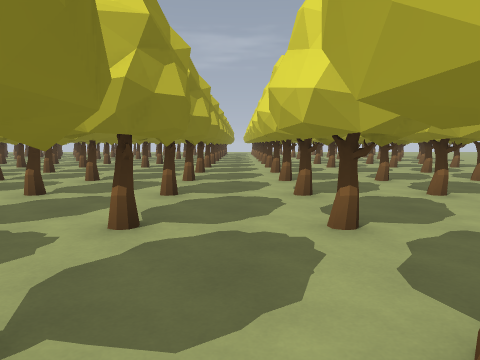
view 1 (above)

24 first-person views from a walk through a level from a Godot 3-D game. The camera is 1.5 m above the floor, tilts 6° down and sees 70° across. The floor is counted in squares, 2 m on a side. Each view is taken from the middle of a square. On the plan, view 1 faces up. The plan holds only what a view shows up to about 11 squares ahead; the rest is blank. The place goes on beyond the plan. Some surface patterns are stand-ins.

view 2
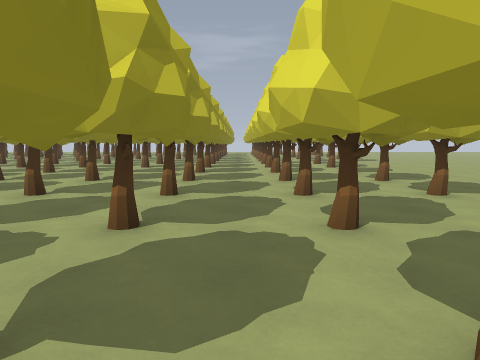

view 3
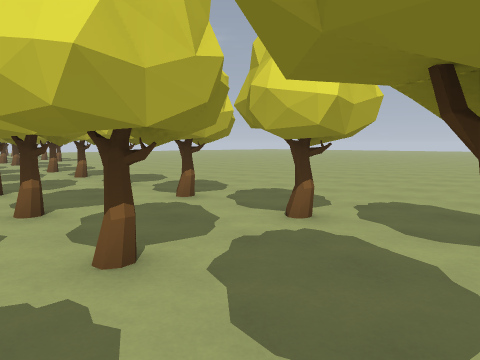

view 4
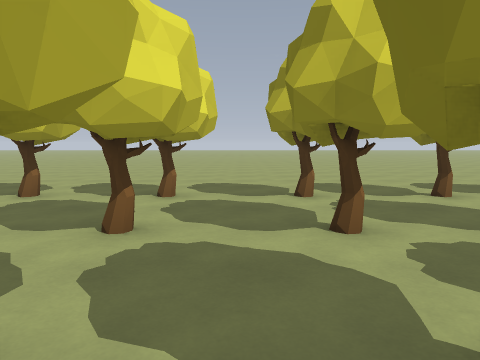

view 5
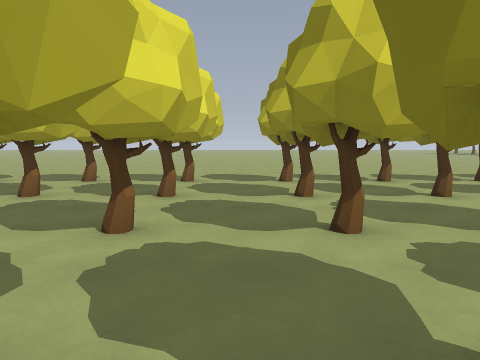

view 6
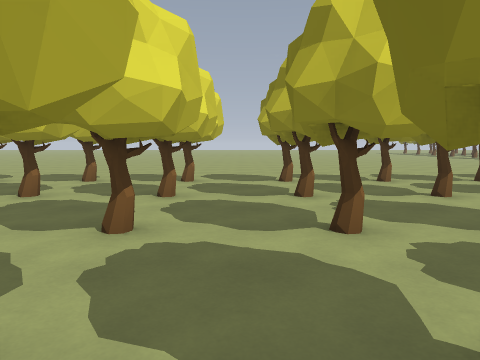

view 7
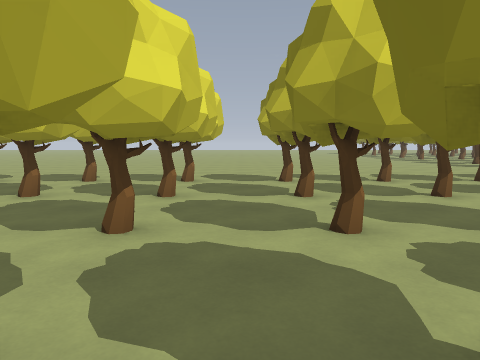

view 8
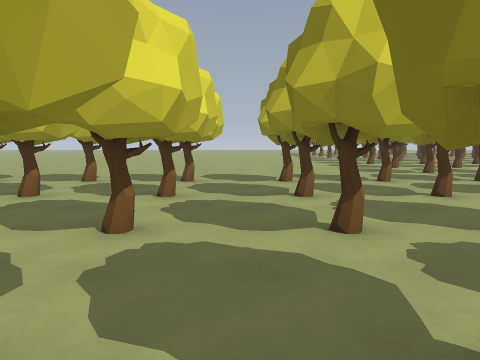

view 9
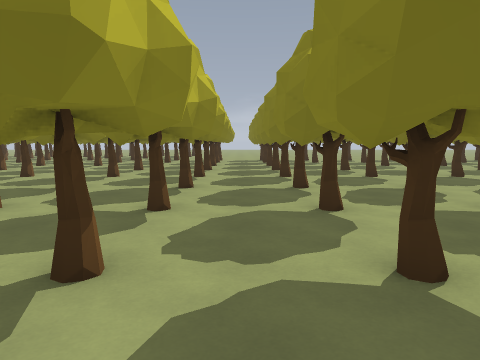

view 10
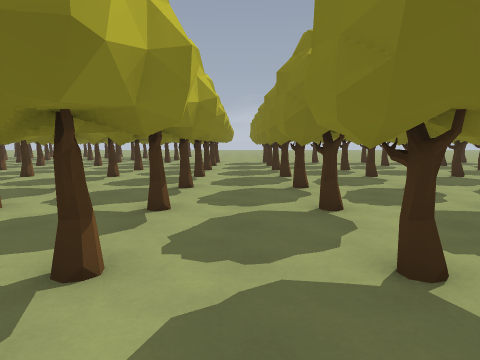

view 11
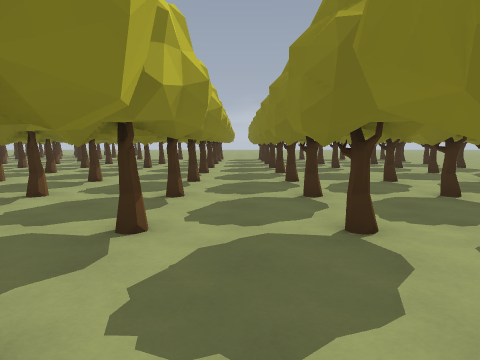

view 12
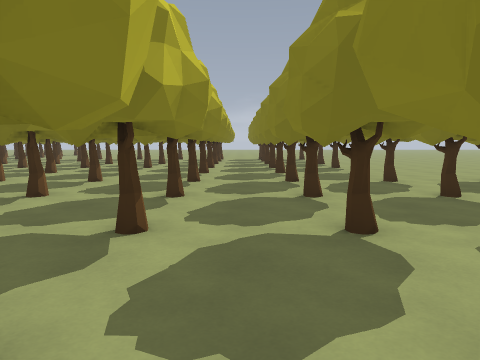

view 13
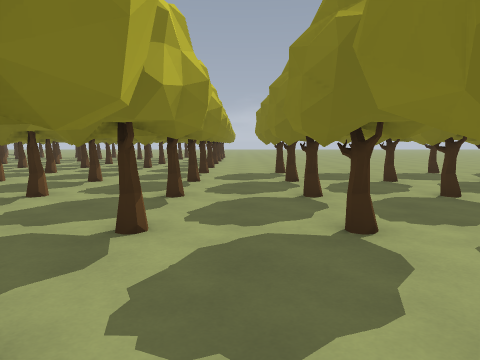

view 14
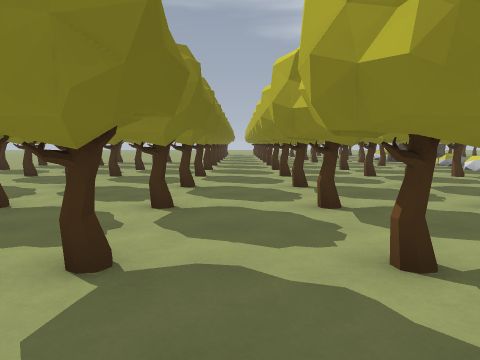

view 15
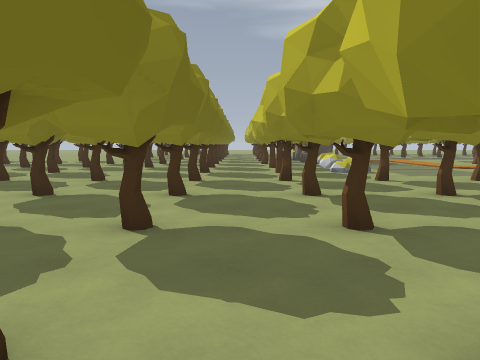

view 16
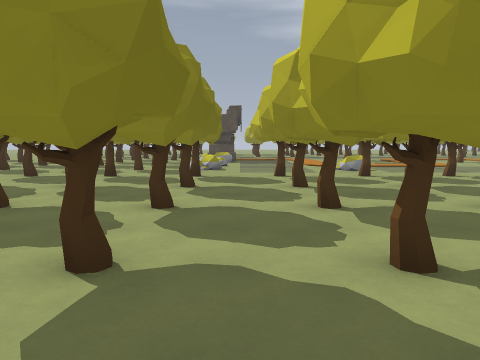

view 17
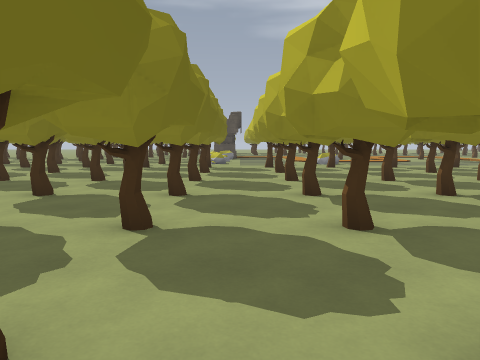

view 18
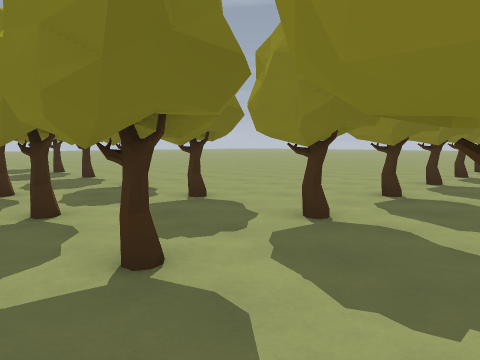

view 19
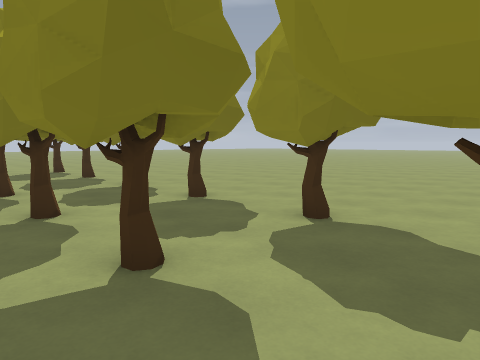

view 20
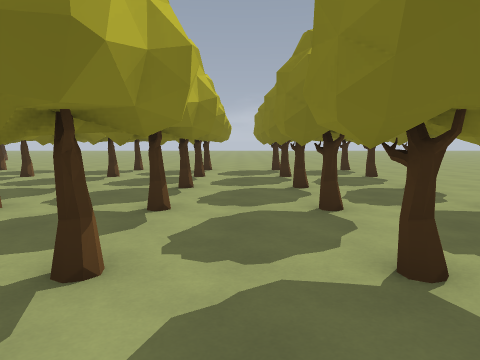

view 21
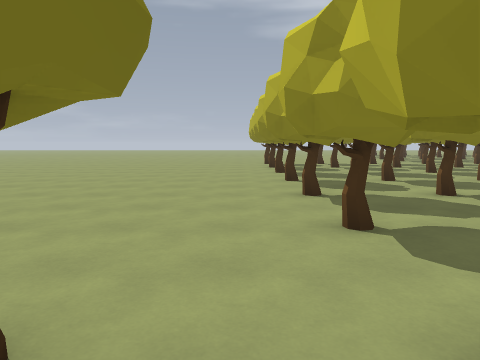

view 22
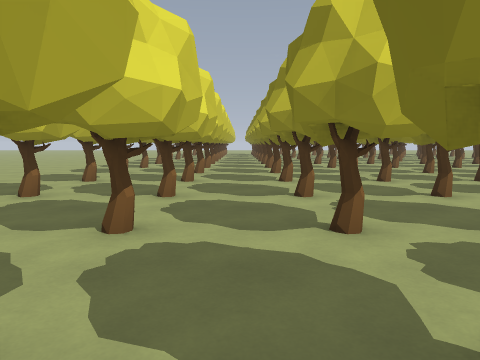

view 23
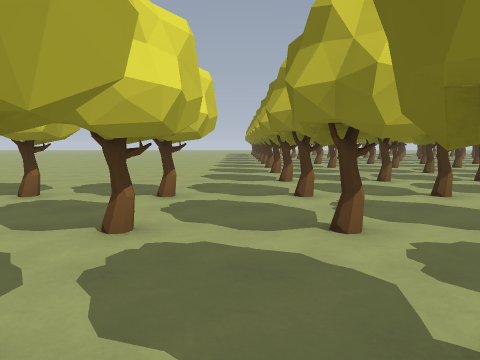

view 24
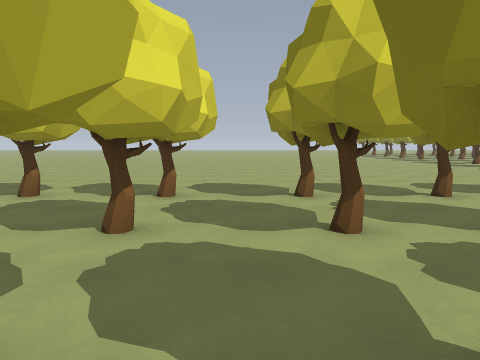

### Floor plan
Key: @ floor where view 1 was taken; # wall or solid block; . floor; = window, fence, low wall or low ledge.
Columns run from 15 left of view 1 to 11 right of it. Each row starts with its distance up from view 1.
 11         # #.#.#.#.#.#.#....
 10         ...................
  9          .#. .#.#.#.#.#...
  8          .................
  7           #.#.#.#.#.#.#....
  6            ................
  5            .#.#.#.#.#.#....
  4             ...............
  3              .#.#.#.#.#....
  2              ..............
  1               #.  #.#.#....
  0                @   ........
 -1     #.            #.#.#....
 -2   ......         ..........
 -3  ...#.#.#         #.#.#....
 -4  ..........      ..........
 -5 ..=.#.#.#.#.    #.#.#.#....
 -6 .............. ............
 -7 ....#.#.#.#.#.# #.#.#.#....
 -8  ............... ..........
 -9 =.=.#.#.#.#.#.# #.#.#.#....
-10 .............. ............
-11 #.#.#.#.#.#.    #.#.#.#....
-12 ............     ..........
-13 #.#.#.#.#.#     #.#.#.#....
-14 ..........     ............
-15 #.#.#.#.#.      #.#.#.#....
-16 ............   . ..........
-17 #.#.#.#.#.#.  #.#.#.#.#....
-18 ...........................
-19 #.#.#.#.#.#.#.#.#.#.#.#....
-20 ...........................
-21 #.#.#.#.#.#.#.#.#.#.#.#....
-22 ...........................
-23 #.#.#.#.#.#.#.#.#.#.#.#.#.#
-24 ...........................
-25 ........#.#.#.#.#.#.#.#.#.#
-26 ...........................
-27 ........#.#.#.#.#.#.#.#.#.#
-28 ...........................
-29 ........#.#.#.#.#.#.#.#.#.#

Where each view was taken, in squares from view 1:
view 1: 0 up, 0 right, facing up
view 2: 0 up, 4 right, facing up
view 3: 1 down, 4 right, facing up-right
view 4: 2 down, 2 right, facing right
view 5: 6 down, 0 right, facing right
view 6: 10 down, 0 right, facing right
view 7: 14 down, 0 right, facing right
view 8: 18 down, 0 right, facing right
view 9: 17 down, 4 right, facing down
view 10: 19 down, 4 right, facing down
view 11: 16 down, 0 right, facing down
view 12: 16 down, 4 left, facing down
view 13: 14 down, 8 left, facing down
view 14: 16 down, 5 left, facing left
view 15: 12 down, 4 left, facing left
view 16: 8 down, 3 left, facing left
view 17: 8 down, 0 right, facing left
view 18: 21 down, 4 left, facing down-left
view 19: 23 down, 4 left, facing down-left
view 20: 23 down, 4 left, facing down
view 21: 24 down, 6 left, facing left
view 22: 26 down, 2 right, facing right
view 23: 22 down, 2 right, facing right
view 24: 14 down, 2 right, facing right
